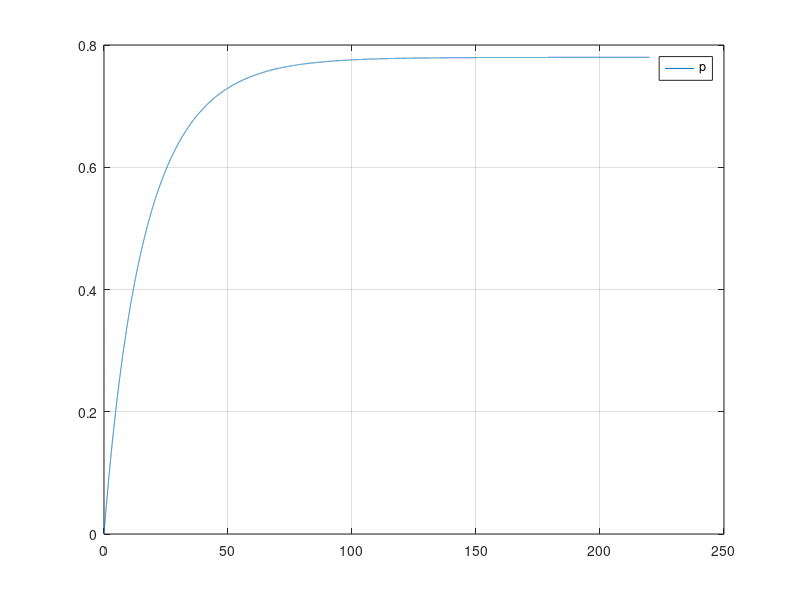

The MATLAB source for this figure:
clc; clear; close all

k1 = 0.03; k2 = 0.01; B0 = 1.7; A0 = 1;
f = @(x,y) k1*(1-y(1))*(B0-A0*y(1)) - k2*y(1)^2*A0;

x_start = 0;
x_end   = 220;
dx = 0.01;
x = x_start:dx:x_end;
y = zeros(1,length(x));  y(1,1) = 0;

%% runge-kutta fourth order method
i = 1;
while i < length(x)
    k1 = f(x(i),y(:,i));
    k2 = f(x(i) + dx/2, y(:,i) + k1*dx/2);
    k3 = f(x(i) + dx/2, y(:,i) + k2*dx/2);
    k4 = f(x(i) + dx  , y(:,i) + k3*dx  );
    y(:,i+1)  = y(:,i) + dx/6 * ( k1 + 2*k2 + 2*k3 + k4);
    i = i + 1;
end
plot(x,y(1,:)); grid
legend(["p"])